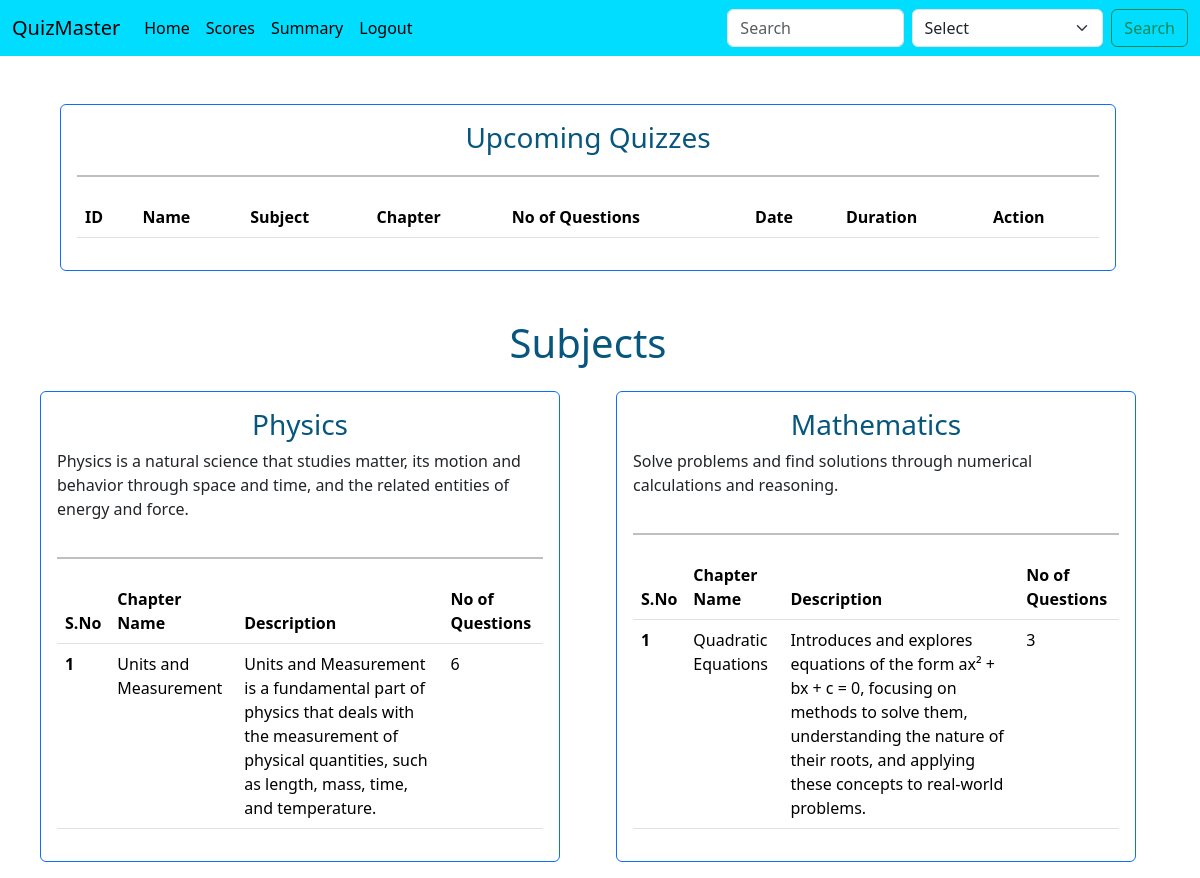
The app's page / (signed in) with its own data.
### controllers/database.py (models this page shows)
class Subject(db.Model):
    id = db.Column(db.Integer, primary_key=True , autoincrement=True)
    name = db.Column(db.String(100), nullable=False)
    description = db.Column(db.Text, nullable=True)
    chapters = db.relationship('Chapter', backref='subject', lazy=True, cascade="all, delete-orphan")

class Chapter(db.Model):
    id = db.Column(db.Integer, primary_key=True, autoincrement=True)
    name = db.Column(db.String(100), nullable=False)
    subject_id = db.Column(db.Integer, db.ForeignKey('subject.id'), nullable=False)
    description = db.Column(db.Text, nullable=True)
    quizzes = db.relationship('Quiz', backref='chapter', lazy=True, cascade="all, delete-orphan")

### controllers/routes.py (the view)
@app.route("/")
def home():
    subjects = Subject.query.all()
    chapters = Chapter.query.all()
    quizs = Quiz.query.all()
    quizzes = []
    for quiz in quizs:
        if quiz.date_of_quiz >= datetime.now().date():
            quizzes.append(quiz)
    return render_template("home.html", subjects = subjects, chapters = chapters, quizzes = quizzes)

### controllers/edit_routes.py (called while the page is built)
def no_of_questions(chapter_id):
    chapter = Chapter.query.filter_by(id = chapter_id).first()
    no_of_questions = sum([len(quiz.questions) for quiz in chapter.quizzes])
    return no_of_questions

### templates/home.html (shortened to what this page needs)
{% extends 'base.html' %}
{% block body %}
<div class = 'container-fluid row justify-content-center'>
    {% if not session.get('user_email',None) %}
    <div><h1 class = "text-center" style="color: #07567d;">Login</h1></div>
    <div class="container-fluid row justify-content-center">
        <form class = "col-5" action="/login" method="POST">
            <div class="mb-3">
                <label for="exampleFormControlInput1" class="form-label">Email address</label>
                <input type="email" class="form-control" id="exampleFormControlInput1" placeholder="name@example.com" name="email">
            </div>
            <div class="mb-3">
                <label for="inputPassword5" class="form-label">Password</label>
                <input type="password" id="inputPassword5" class="form-control" aria-describedby="passwordHelpBlock" name="password">
                <div id="passwordHelpBlock" class="form-text" >
                    Your password must be 8-20 characters long, contain letters and numbers, and must not contain spaces, special characters, or emoji.
                </div>
            </div>
            <div>
                <button type="submit" class="btn btn-primary">Login</button>
                <a href="/register">Create new user?</a>
            </div>
        </form>
    </div>
    {% else %}
        {% if session.get('user_role', None) == 'admin' %}
            {% include 'admindashboard.html' %}
        {% else %}
            {% include 'userdashboard.html' %}
        {% endif %}
    {% endif %}
</div>
{% endblock body %}

### templates/userdashboard.html (shortened to what this page needs)
<div>
    <div class="card border-primary m-5">
        <div class="card-body">
            <h3 class="text-center" style="color: #07567d;">Upcoming Quizzes </h3>
            <hr style="border: 1px solid #000; width: 100%; margin: 20px auto;">
            <table class="table table-hover">
                <thead>
                <tr>
                    <th scope="col">ID</th>
                    <th scope="col">Name</th>
                    <th scope="col">Subject</th>
                    <th scope="col">Chapter</th>
                    <th scope="col">No of Questions</th>
                    <th scope="col">Date</th>
                    <th scope="col">Duration</th>
                    <th scope="col">Action</th>
                </tr>
                </thead>
            </table>
        </div>
    </div>
</div>
<h1 class="text-center" style="color: #07567d;">Subjects</h1>
<div class="container-fluid row justify-content-center">
    {% for sub in subjects %}
        <div class="col-12 col-sm-12 col-md-6 col-lg-6">
            <div class="card border-primary m-3">
                <div class="card-body">
                    <h3 class="text-center" style="color: #07567d;">{{sub.name}} </h3>
                    <div class="d-flex align-items-center">
                        <p>{{sub.description}}</p>
                    </div>
                    <hr style="border: 1px solid #000; width: 100%; margin: 20px auto;">
                    <table class="table table-hover">
                        <thead>
                        <tr>
                            <th scope="col">S.No</th>
                            <th scope="col">Chapter Name</th>
                            <th scope="col">Description</th>
                            <th scope="col">No of Questions</th>
                        </tr>
                        </thead>
                        <tbody>
                        {% for chap in chapters if chap.subject_id == sub.id %}
                            <tr>
                                <th scope="row">{{loop.index}} </th>
                                <td>{{chap.name}}</td>
                                <td>{{chap.description}}</td>
                                <td>{{ no_of_questions(chap.id) }}</td>
                            </tr>
                        {% endfor %}
                        </tbody>
                    </table>
                </div>
            </div>
        </div>
    {% endfor %}
</div>

### records on screen
Subject: name "Physics", description "Physics is a natural science that studies matter, its motion and behavior through space and time, and the related entities of energy and force."
Chapter: name "Units and Measurement", description "Units and Measurement is a fundamental part of physics that deals with the measurement of physical quantities, such as length, mass, time, and temperature.", no_of_questions "6"
Subject: name "Mathematics", description "Solve problems and find solutions through numerical calculations and reasoning."
Chapter: name "Quadratic Equations", description "Introduces and explores equations of the form ax² + bx + c = 0, focusing on methods to solve them, understanding the nature of their roots, and applying these concepts to real-world problems.", no_of_questions "3"
